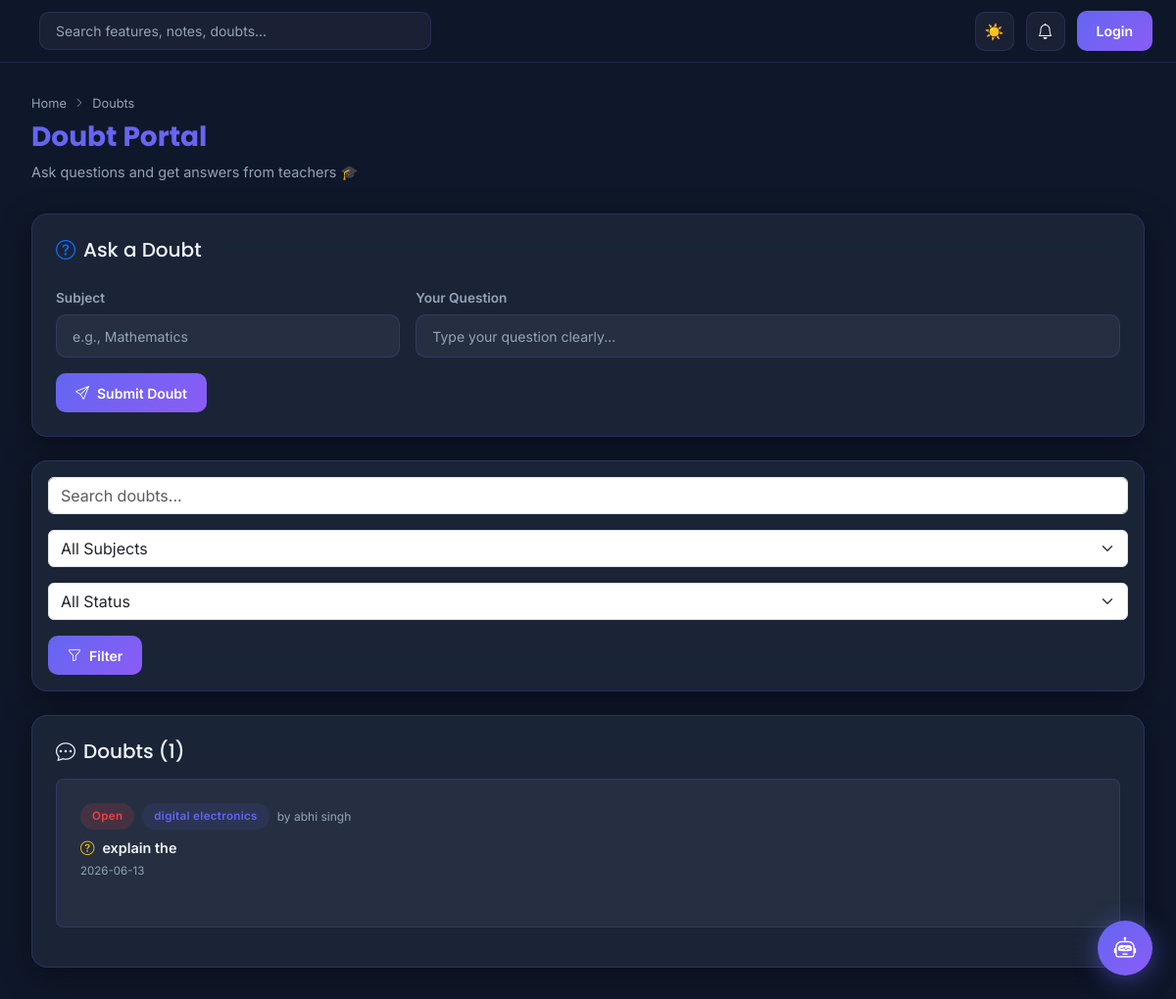
Page /doubts/ on the committed database.
### tables this page shows
CREATE TABLE doubts(
id INTEGER PRIMARY KEY AUTOINCREMENT,
subject TEXT,
question TEXT,
answer TEXT
, asked_by INTEGER, answered_by INTEGER, status TEXT DEFAULT 'Open', asked_at TIMESTAMP DEFAULT (datetime('now','localtime')), answered_at TIMESTAMP);

CREATE TABLE "users" (
            id          INTEGER PRIMARY KEY AUTOINCREMENT,
            name        TEXT    NOT NULL,
            college_id  TEXT    UNIQUE NOT NULL,
            email       TEXT    UNIQUE,
            password    TEXT    NOT NULL,
            role        TEXT    NOT NULL CHECK(role IN ('student','teacher','admin','parent')),
            department  TEXT    DEFAULT 'General',
            phone       TEXT    DEFAULT '',
            profile_pic TEXT    DEFAULT '',
            created_at  TIMESTAMP DEFAULT (datetime('now','localtime'))
        );

### routes/doubt_routes.py (the view, shortened to what this page needs)
@doubt_bp.route("/", methods=["GET", "POST"])
def doubts():
    conn = get_db_connection()
    subject_filter = request.args.get("subject", "")
    status_filter  = request.args.get("status", "")
    search         = request.args.get("search", "")
    query = """
        SELECT d.*, u.name as student_name, t.name as teacher_name
        FROM doubts d
        LEFT JOIN users u ON d.asked_by=u.id
        LEFT JOIN users t ON d.answered_by=t.id
    """
    conditions = []
    params = []
    if subject_filter:
        conditions.append("d.subject LIKE ?")
        params.append(f"%{subject_filter}%")
    if status_filter:
        conditions.append("d.status=?")
        params.append(status_filter)
    if search:
        conditions.append("(d.subject LIKE ? OR d.question LIKE ?)")
        params.extend([f"%{search}%", f"%{search}%"])
    if conditions:
        query += " WHERE " + " AND ".join(conditions)
    query += " ORDER BY d.asked_at DESC"
    doubts_list = conn.execute(query, params).fetchall()
    subjects = conn.execute("SELECT DISTINCT subject FROM doubts ORDER BY subject").fetchall()
    conn.close()
    return render_template(
        "features/doubts.html",
        doubts=doubts_list,
        subjects=subjects,
        filter=subject_filter,
        status_filter=status_filter,
        search=search,
    )

### app.py (called while the page is built, shortened)
@app.context_processor
def inject_globals():
    unread_count = 0
    user_name = session.get("user_name", "")
    user_role = session.get("role", "")
    user_id   = session.get("user_id")
    return dict(
        unread_notifications=unread_count,
        current_user_name=user_name,
        current_user_role=user_role,
        current_user_id=user_id,
    )

### utils/db_connection.py (called while the page is built)
def get_db_connection():
    conn = sqlite3.connect(
        Config.DATABASE,
        timeout=30,
        check_same_thread=False
    )
    conn.row_factory = sqlite3.Row
    conn.execute("PRAGMA journal_mode=WAL;")
    conn.execute("PRAGMA busy_timeout=15000;")
    conn.execute("PRAGMA synchronous=NORMAL;")
    return conn

### templates/features/doubts.html (shortened to what this page needs)
{% extends "base.html" %}
{% block content %}
<div class="page-header">
  <div class="breadcrumb"><a href="/">Home</a> <i class="bi bi-chevron-right" style="font-size:0.65rem"></i> Doubts</div>
  <h1 class="page-title">Doubt Portal</h1>
  <p class="page-subtitle">Ask questions and get answers from teachers 🎓</p>
</div>
{% if view != 'teacher' %}
<div class="glass-card p-4 mb-4 fade-in-up">
  <h5 class="fw-700 mb-4" style="color:var(--text)"><i class="bi bi-question-circle text-primary me-2"></i>Ask a Doubt</h5>
  <form method="POST" class="form-saifs">
    <div class="row g-3">
      <div class="col-md-4">
        <label class="form-label">Subject</label>
        <input type="text" name="subject" class="form-control" placeholder="e.g., Mathematics" required>
      </div>
      <div class="col-md-8">
        <label class="form-label">Your Question</label>
        <input type="text" name="question" class="form-control" placeholder="Type your question clearly..." required>
      </div>
      <div class="col-12">
        <button type="submit" class="btn-saifs btn-primary-saifs"><i class="bi bi-send"></i> Submit Doubt</button>
      </div>
    </div>
  </form>
</div>
{% endif %}
<div class="glass-card p-3 mb-4">
  <form method="GET" class="d-flex gap-3 align-items-end flex-wrap">
    <div style="flex:1;min-width:150px">
      <input type="text" name="search" class="form-control form-saifs" placeholder="Search doubts..." value="{{ search }}">
    </div>
    <select name="subject" class="form-select form-saifs" style="min-width:140px">
      <option value="">All Subjects</option>
    </select>
    <select name="status" class="form-select form-saifs" style="min-width:120px">
      <option value="">All Status</option>
    </select>
    <button type="submit" class="btn-saifs btn-primary-saifs"><i class="bi bi-funnel"></i> Filter</button>
  </form>
</div>
<div class="glass-card p-4">
  <h5 class="fw-700 mb-3" style="color:var(--text)">
    <i class="bi bi-chat-dots me-2"></i>Doubts ({{ doubts|length }})
  </h5>
  {% if doubts %}
    {% for d in doubts %}
    <div class="p-4 rounded-3 mb-3" style="background:var(--glass);border:1px solid var(--border)">
      <div class="d-flex justify-content-between align-items-start gap-2 mb-2">
        <div style="flex:1">
          <div class="d-flex align-items-center gap-2 mb-2 flex-wrap">
            <span class="badge-saifs badge-{{ d['status']|lower }}">{{ d['status'] }}</span>
            <span class="badge-saifs" style="background:rgba(99,102,241,0.1);color:var(--primary)">{{ d['subject'] }}</span>
            {% if d['student_name'] %}
            <span style="font-size:0.75rem;color:var(--text-muted)">by {{ d['student_name'] }}</span>
            {% endif %}
          </div>
          <p style="font-weight:600;font-size:0.9rem;color:var(--text);margin:0">
            <i class="bi bi-question-circle text-warning me-2"></i>{{ d['question'] }}
          </p>
          <p style="font-size:0.72rem;color:var(--text-muted);margin-top:0.25rem">{{ d['asked_at'][:10] if d['asked_at'] else '' }}</p>
        </div>
      </div>
    </div>
    {% endfor %}
  {% else %}
    <div class="text-center py-5" style="color:var(--text-muted)">
      <i class="bi bi-chat-right-question" style="font-size:3rem;opacity:0.4"></i>
      <p class="mt-3" style="font-size:0.9rem">No doubts found. Ask your first question above!</p>
    </div>
  {% endif %}
</div>
{% endblock %}

### static/css/saifs.css (style rules this page uses)
:root { --primary: #6366f1; --primary-dark: #4f46e5; --secondary: #8b5cf6; --success: #10b981; --warning: #f59e0b; --danger: #ef4444; --info: #3b82f6; --bg: #0f172a; --bg-card: rgba(30,41,59,0.8); --bg-sidebar: #1e1b4b; --text: #f1f5f9; --text-muted: #94a3b8; --border: rgba(99,102,241,0.2); --glass: rgba(255,255,255,0.05); --shadow: 0 8px 32px rgba(0,0,0,0.4); --radius: 16px; --sidebar-w: 260px; --navbar-h: 64px; --transition: all 0.3s cubic-bezier(0.4,0,0.2,1); }
*,*::before,*::after { box-sizing:border-box;margin:0;padding:0 }
html { scroll-behavior:smooth }
body { font-family:'Inter',sans-serif;background:var(--bg);color:var(--text);min-height:100vh;transition:var(--transition);overflow-x:hidden }
h1,h2,h3,h4,h5,h6,.h1,.h2,.h3,.h4,.h5,.h6 { font-family:'Poppins',sans-serif }
a { color:var(--primary);text-decoration:none }
.page-header { margin-bottom:2rem }
.page-title { font-size:1.75rem;font-weight:700;font-family:'Poppins',sans-serif;background:linear-gradient(135deg,var(--primary),var(--secondary));-webkit-background-clip:text;-webkit-text-fill-color:transparent;background-clip:text }
.page-subtitle { color:var(--text-muted);font-size:0.9rem;margin-top:0.25rem }
.breadcrumb { display:flex;align-items:center;gap:0.5rem;font-size:0.8rem;color:var(--text-muted);margin-bottom:0.5rem }
.breadcrumb a { color:var(--text-muted) }
.glass-card { background:var(--bg-card);backdrop-filter:blur(20px);border:1px solid var(--border);border-radius:var(--radius);box-shadow:var(--shadow);transition:var(--transition) }
.btn-saifs { display:inline-flex;align-items:center;gap:0.5rem;padding:0.6rem 1.25rem;border-radius:10px;font-weight:600;font-size:0.875rem;border:none;cursor:pointer;transition:var(--transition) }
.btn-primary-saifs { background:linear-gradient(135deg,var(--primary),var(--secondary));color:#fff }
.form-saifs .form-label { font-size:0.85rem;font-weight:600;color:var(--text-muted);margin-bottom:0.4rem }
.form-saifs .form-control,.form-saifs .form-select { background:var(--glass);border:1px solid var(--border);color:var(--text);border-radius:10px;padding:0.65rem 1rem;font-size:0.875rem;transition:var(--transition) }
.form-saifs .form-control::placeholder { color:var(--text-muted) }
select option { background:#1e293b;color:#f1f5f9 }
select option:checked { background:#4f46e5;color:#ffffff }
.badge-saifs { display:inline-flex;align-items:center;padding:0.3rem 0.75rem;border-radius:20px;font-size:0.72rem;font-weight:600;letter-spacing:0.03em }
.badge-open { background:rgba(239,68,68,0.15);color:#ef4444 }
.fade-in-up { animation:fadeInUp 0.5s ease forwards }

### rows in the picture
doubts: status "Open", subject "digital electronics", student_name "abhi singh", question "explain the", asked_at "2026-06-13"

### other values in the picture
{{ doubts|length }} "1"
